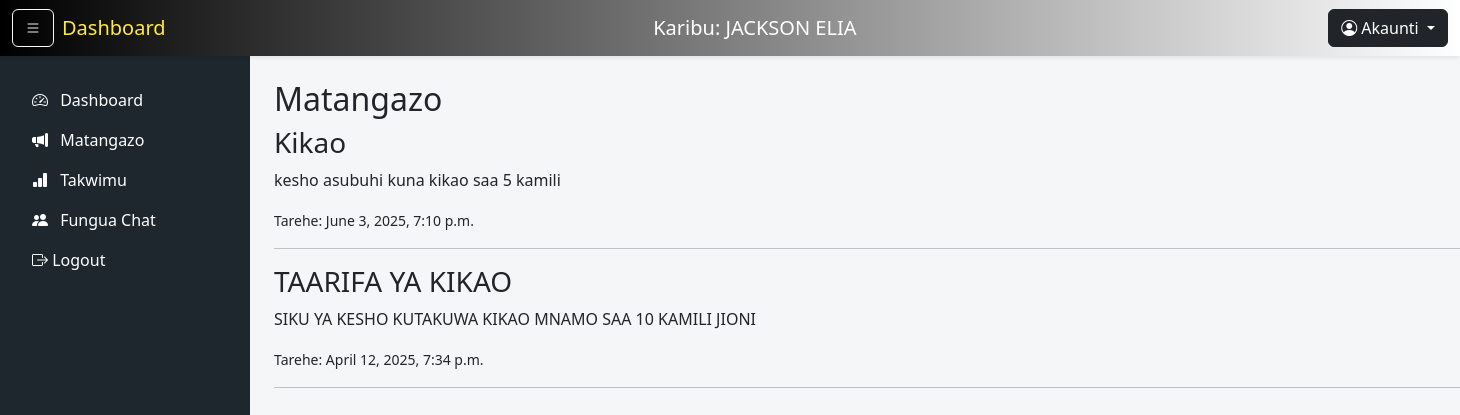
The page /kusoma/ (signed in) on the database its author committed.
### users/models.py (models this page shows, shortened)
class CustomUser(AbstractBaseUser, PermissionsMixin):
    ROLE_CHOICES = (('kiongozi', 'Kiongozi'), ('mwananchi', 'Mwananchi'),)
    GENDER_CHOICES = (('male', 'Male'), ('female', 'Female'),)
    f_name = models.CharField(max_length=30)
    m_name = models.CharField(max_length=30, blank=True, null=True)
    l_name = models.CharField(max_length=30)
    email = models.EmailField(unique=True)
    location = models.CharField(max_length=100)
    date_of_birth = models.DateField()
    gender = models.CharField(max_length=10, choices=GENDER_CHOICES, default='male')
    phone_no = models.CharField(max_length=15)
    role = models.CharField(max_length=20, choices=ROLE_CHOICES, default='mwananchi')
    is_active = models.BooleanField(default=True)
    is_staff = models.BooleanField(default=False)
    date_joined = models.DateTimeField(default=timezone.now)
    objects = CustomUserManager()
    USERNAME_FIELD = 'email'
    REQUIRED_FIELDS = ['f_name', 'l_name', 'location', 'date_of_birth', 'phone_no']

class Announcement(models.Model):
    title = models.CharField(max_length=100)
    content = models.TextField()
    image = models.ImageField(upload_to='announcements/images/', blank=True, null=True)
    file = models.FileField(upload_to='announcements/files/', blank=True, null=True)
    created_at = models.DateTimeField(auto_now_add=True)
    posted_by = models.ForeignKey(settings.AUTH_USER_MODEL, on_delete=models.CASCADE)

### users/views.py (the view)
# urls.py: path('kusoma/', views.kusoma, name='kusoma'),
@login_required
def kusoma(request):
    announcements = Announcement.objects.all().order_by('-created_at')
    if request.user.role == 'kiongozi':
        template_name = 'kiongozi/kusoma.html'
    else:
        template_name = 'mwananchi/kusoma.html'
    return render(request, template_name, {'announcements': announcements})

### users/templates/mwananchi/kusoma.html
{% extends "mwananchi/base.html" %}
{% block content %}
<h2>Matangazo</h2>
{% for ann in announcements %}
    <div>
        <h3>{{ ann.title }}</h3>
        <p>{{ ann.content }}</p>
        <small>Tarehe: {{ ann.created_at }}</small>
    </div>
    <hr>
{% empty %}
    <p>Hakuna matangazo kwa sasa.</p>
{% endfor %}
{% endblock %}

### users/templates/mwananchi/base.html (shortened to what this page needs)
<!DOCTYPE html>
<html lang="en">
<head>
  <link href="https://cdn.jsdelivr.net/npm/bootstrap@5.3.3/dist/css/bootstrap.min.css" rel="stylesheet">
  <link href="https://cdn.jsdelivr.net/npm/bootstrap-icons@1.10.5/font/bootstrap-icons.css" rel="stylesheet">
</head>
<body>
<nav class="navbar navbar-expand-lg navbar-dark fixed-top shadow-sm" style="background: linear-gradient(to right, #000000, #ffffff);">
  <div class="container-fluid">
    <button class="btn btn-outline-light me-2" id="toggleSidebar">
      <i class="bi bi-list"></i>
    </button>
    <a class="navbar-brand" href="{% url 'welcome' %}">
      <span>Dashboard</span>
    </a>
    <div class="flex-grow-1 text-center">
      <h5 class="text-white mb-0">
        Karibu: {{ request.user.f_name|upper }} {{ request.user.l_name|upper }}
      </h5>
    </div>
    <div class="dropdown ms-auto">
      <a class="btn btn-dark dropdown-toggle" href="#" role="button" data-bs-toggle="dropdown" aria-expanded="false">
        <i class="bi bi-person-circle"></i> Akaunti
      </a>
    </div>
  </div>
</nav>
<div id="sidebar" class="p-3">
    <ul class="nav flex-column">
      <li class="nav-item mt-2">
        <a class="nav-link" href="{% url 'welcome' %}">
          <i class="bi bi-speedometer2 me-2"></i> Dashboard
        </a>
      </li>
    <li class="nav-item">
      <a class="nav-link" href="{% url 'kusoma' %}"><i class="bi bi-megaphone-fill me-2"></i> Matangazo</a>
    </li>
    <li class="nav-item">
      <a class="nav-link" href="{% url 'statistics' %}"><i class="bi bi-bar-chart-fill me-2"></i> Takwimu</a>
    </li>
    <li class="nav-item">
      <a class="nav-link" href="{% url 'chat_room' %}"><i class="bi bi-people-fill me-2"></i> Fungua Chat</a>
    </li>
    <li class="nav-item">
      <a class="nav-link" href="{% url 'logout' %}"><i class="bi bi-box-arrow-right"></i> Logout</a>
    </li>
  </ul>
</div>
<div id="content-wrapper" class="container-fluid p-4">
  {% block content %}{% endblock %}
</div>
</body>
</html>

### users/templates/mwananchi/base.html (style rules this page uses)
body { margin: 0; padding: 0; background-color: #f4f6f8; }
#sidebar { width: 250px; height: 100vh; position: fixed; top: 56px; left: 0; background-color: #1e272e; color: white; z-index: 1000; }
#sidebar .nav-link { color: white; transition: background 0.3s ease; }
#content-wrapper { margin-left: 250px; margin-top: 56px; transition: all 0.3s ease; }
.navbar-brand span { color: #ffeb3b; }

### rows shown on the page
CustomUser: user.f_name "JACKSON", user.l_name "ELIA"
Announcement: title "Kikao", content "kesho asubuhi kuna kikao saa 5 kamili", created_at "June 3, 2025, 7:10 p.m."
Announcement: title "TAARIFA YA KIKAO", content "SIKU YA KESHO KUTAKUWA KIKAO MNAMO SAA 10 KAMILI JIONI", created_at "April 12, 2025, 7:34 p.m."
